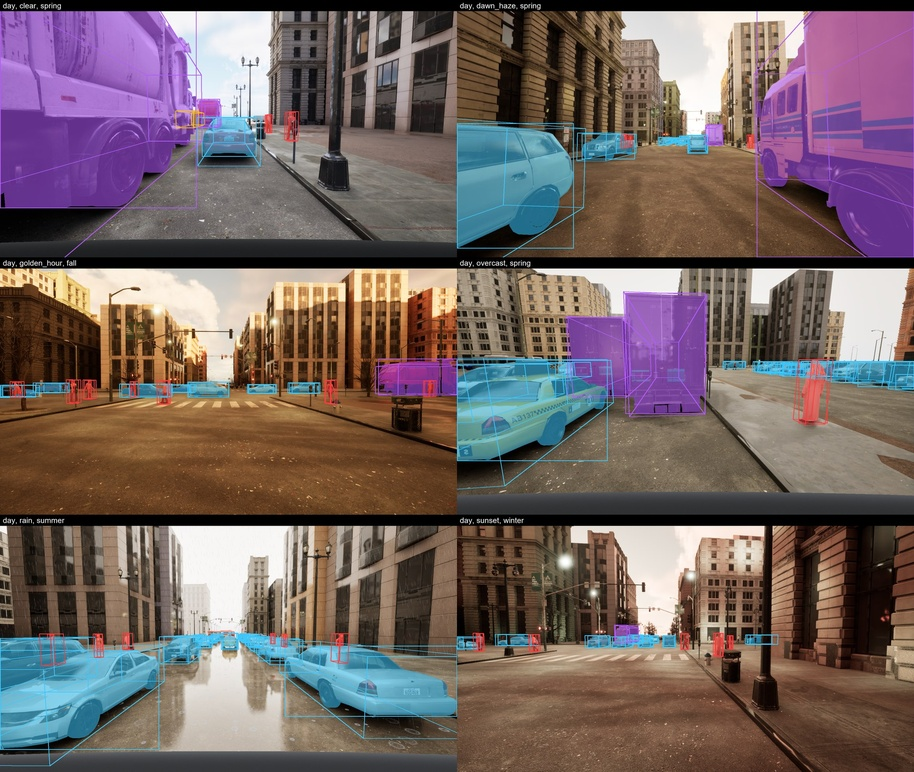
#> input picture docs/images/annotation_grid.jpg, 914 x 772 px, shrunk from 1920 x 1620 before the run
$ python -i apply_image_realism.py   (imports and definitions only)
#> lines starting #> are read from the running program, lines starting #| are printed output that depends on the picture
#> further down, picture is the input picture: PIL image 914x772 RGB; mean R, G, B 115.6, 99.7, 99.3
"""Apply the calibrated realism post-process to a whole live dataset (images only).

Desaturates, mildly blurs and JPEG-recompresses every image, closing the measured
sharpness/saturation/compression gap against BDD100K and Cityscapes (see
``bin/calibrate_image_realism.py`` and ``EXPERIMENT_LOG.md``'s v4a entry for how these
defaults were chosen: the closest simultaneous match to all four measured real-image targets
among the tested grid). Annotations, splits and YOLO labels are untouched -- this only
rewrites pixels, so run ``split_dataset.py``/label export against the *source* dataset's
train.json/val.json and this script's output images, or just copy the label side over.

    PYTHONPATH=. python bin/apply_image_realism.py --dataset live_dataset/train2000_v3 \\
        --out live_dataset/train2000_v4a
"""

import argparse
import json
from pathlib import Path
from typing import Any, Dict

import numpy as np
from PIL import Image
from scipy.ndimage import gaussian_filter

from src.evaluation.split import copy_dataset_side_files

BLUR_SIGMA = 0.4
SATURATION_SCALE = 0.75
JPEG_QUALITY = 75


def _repoint_to_jpg(data: Dict[str, Any]) -> Dict[str, Any]:
    """``data`` with every image's ``file_name`` repointed from ``.png`` to ``.jpg``."""
    for image in data.get("images", []):
        image["file_name"] = str(Path(image["file_name"]).with_suffix(".jpg"))
    return data


def _process(image: Image.Image) -> Image.Image:
    """The calibrated desaturate + blur + JPEG-recompress pass, applied in place of memory."""
    hsv = np.array(image.convert("HSV"), dtype=np.float64)
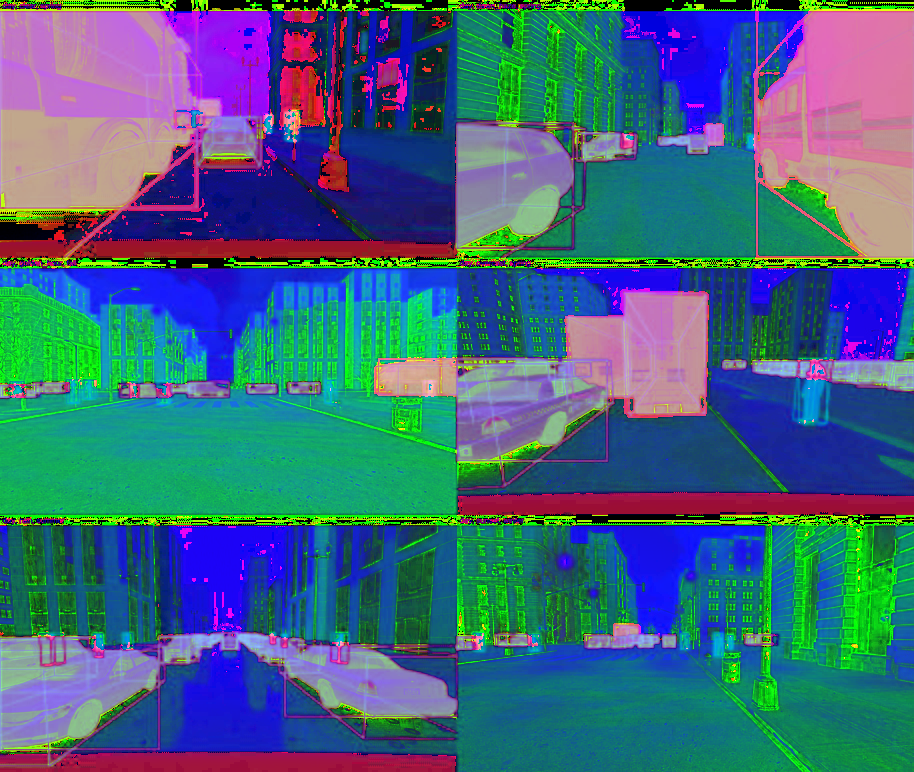
#> hsv: shape (772, 914, 3) float64; mean R, G, B 64.6, 101.4, 127.3
    hsv[..., 1] = np.clip(hsv[..., 1] * SATURATION_SCALE, 0, 255)
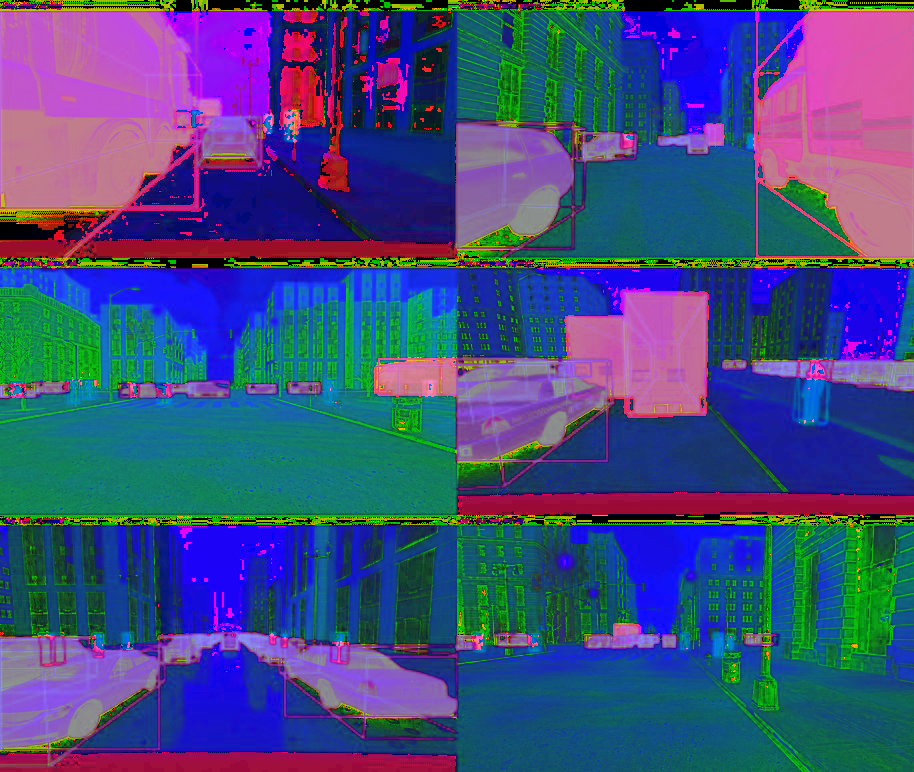
#> hsv: shape (772, 914, 3) float64; mean R, G, B 64.6, 76.1, 127.3
    desaturated = Image.fromarray(hsv.astype(np.uint8), "HSV").convert("RGB")
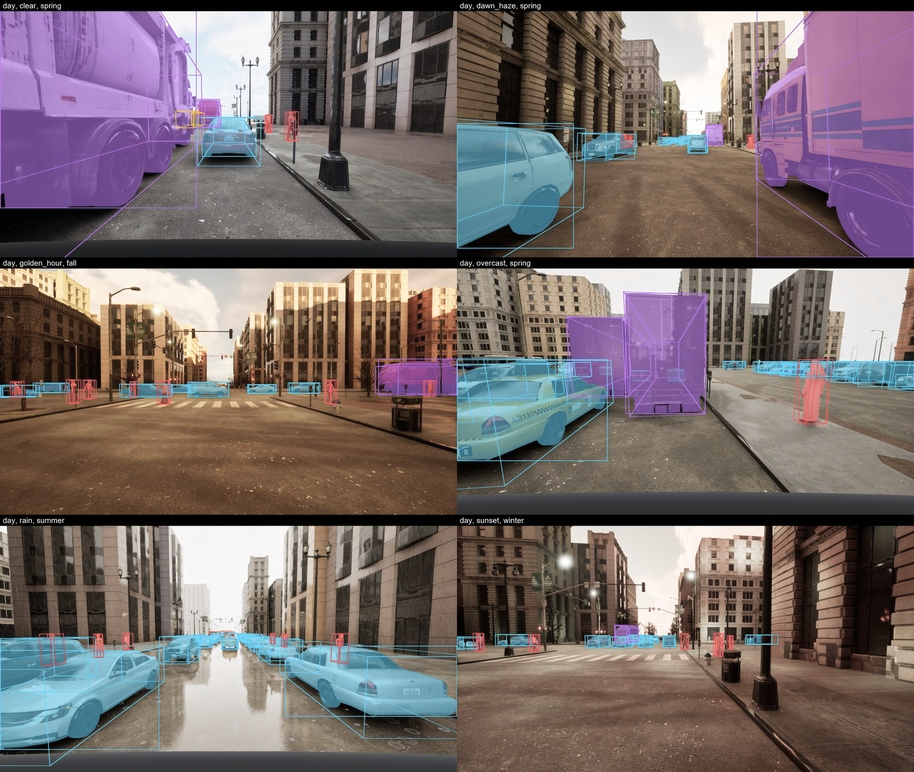
#> desaturated: PIL image 914x772 RGB; mean R, G, B 118.6, 106.6, 106.6
    arr = np.array(desaturated, dtype=np.float64)
    for channel in range(3):
        arr[..., channel] = gaussian_filter(arr[..., channel], sigma=BLUR_SIGMA)
    arr = np.clip(arr, 0, 255).astype(np.uint8)
    return Image.fromarray(arr, "RGB")


def main() -> None:
    """Parse arguments, copy non-image files, process every image."""
    parser = argparse.ArgumentParser(description=__doc__.split("\n", maxsplit=1)[0])
    parser.add_argument("--dataset", type=Path, required=True)
    parser.add_argument("--out", type=Path, required=True)
    args = parser.parse_args()

    args.out.mkdir(parents=True, exist_ok=True)
    for name in ("annotations.json", "train.json", "val.json"):
        source = args.dataset / name
        if not source.exists():
            continue
        data = _repoint_to_jpg(json.loads(source.read_text(encoding="utf-8")))
        (args.out / name).write_text(json.dumps(data), encoding="utf-8")
    copy_dataset_side_files(args.dataset, args.out)

    (args.out / "images").mkdir(parents=True, exist_ok=True)
    sources = sorted((args.dataset / "images").glob("*.png"))
    for index, source in enumerate(sources):
        image = Image.open(source).convert("RGB")
        processed = _process(image)
        destination = (args.out / "images" / source.name).with_suffix(".jpg")
        processed.save(destination, format="JPEG", quality=JPEG_QUALITY)
        if (index + 1) % 200 == 0:
            print(f"{index + 1}/{len(sources)}")
    print(f"done: {len(sources)} images -> {args.out / 'images'}")


# [2 lines not run here, left out]

>>> from PIL import Image
>>> picture = Image.open('../docs/images/annotation_grid.jpg')
>>> result = _process(picture)

$ run again, on docs/images/collage_dataset.jpg
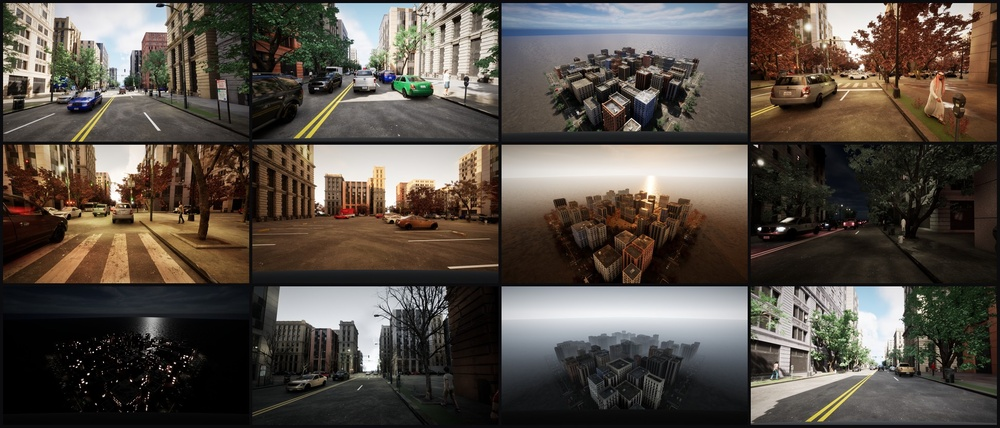
#> input picture docs/images/collage_dataset.jpg, 1000 x 428 px, shrunk from 1950 x 834 before the run
#> picture is the input picture: PIL image 1000x428 RGB; mean R, G, B 86.9, 78.6, 70.5
#> in _process, `hsv[..., 1] = np.clip(hsv[..., 1] * SATURATION_SCALE, 0, 255)`:
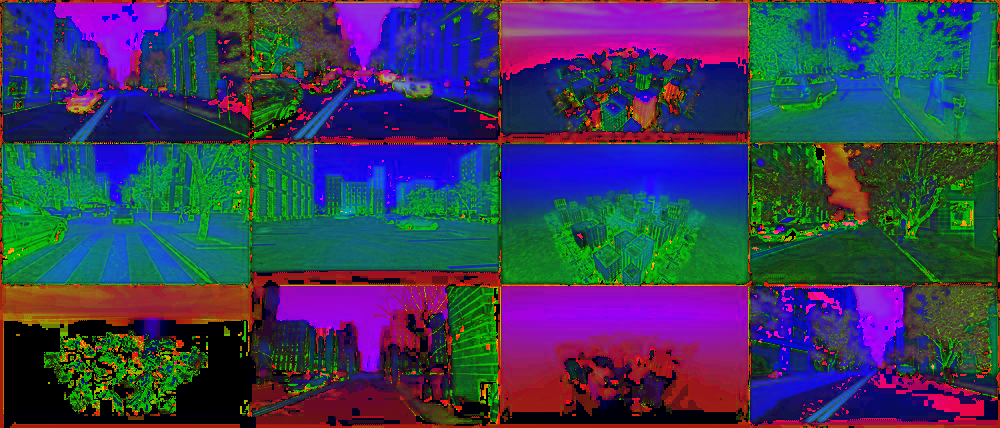
#> hsv: shape (428, 1000, 3) float64; mean R, G, B 57.1, 59.5, 89.9
#> in _process, `desaturated = Image.fromarray(hsv.astype(np.uint8), "HSV").convert("RG..`:
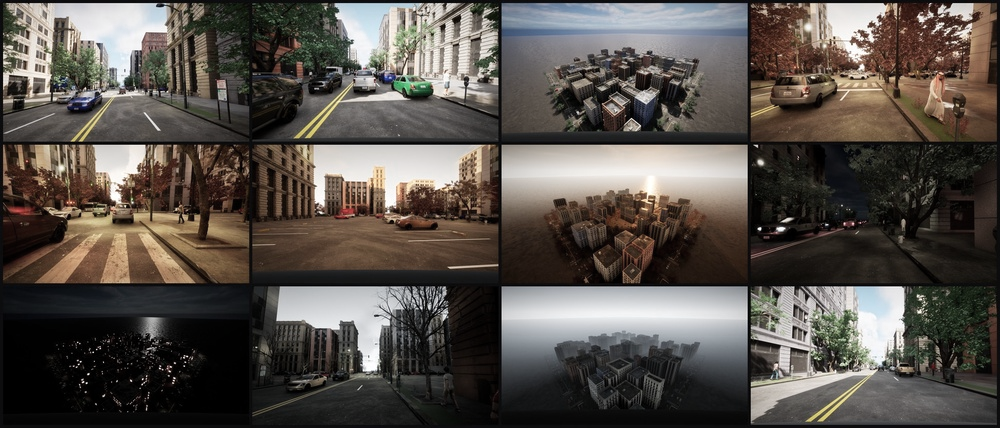
#> desaturated: PIL image 1000x428 RGB; mean R, G, B 87.7, 81.4, 75.5

$ run again, on docs/images/conditions_sheet.jpg
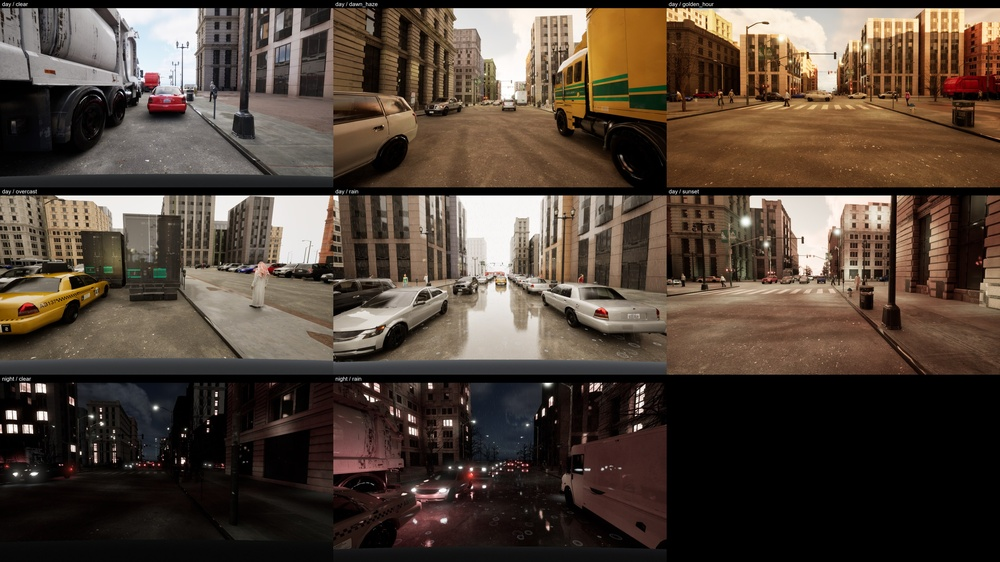
#> input picture docs/images/conditions_sheet.jpg, 1000 x 562 px, shrunk from 2880 x 1620 before the run
#> picture is the input picture: PIL image 1000x562 RGB; mean R, G, B 81, 67.1, 56.2
#> in _process, `hsv[..., 1] = np.clip(hsv[..., 1] * SATURATION_SCALE, 0, 255)`:
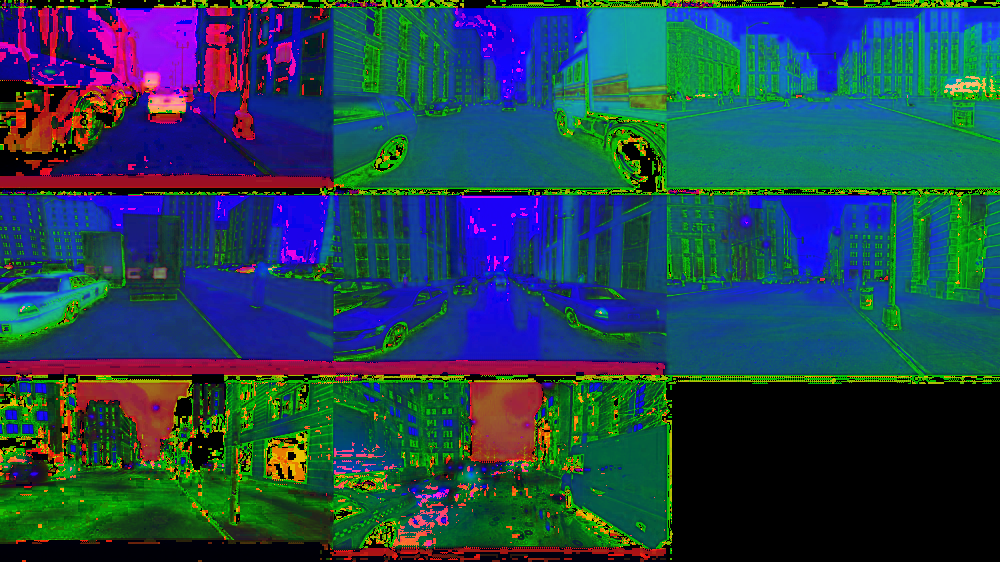
#> hsv: shape (562, 1000, 3) float64; mean R, G, B 33.6, 66.7, 81.6
#> in _process, `desaturated = Image.fromarray(hsv.astype(np.uint8), "HSV").convert("RG..`:
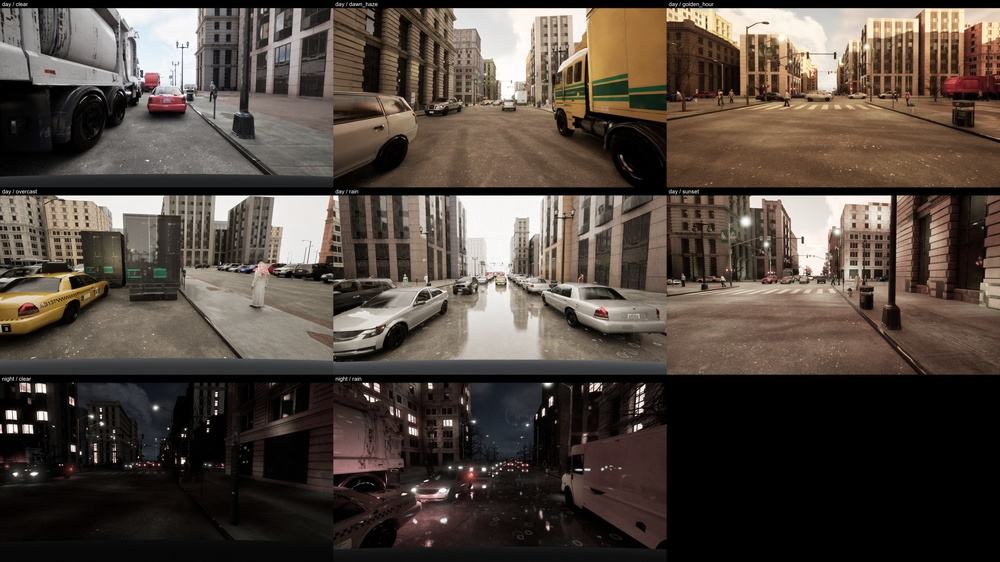
#> desaturated: PIL image 1000x562 RGB; mean R, G, B 81.2, 70.7, 62.8

$ run again, on docs/images/day_to_night.webp
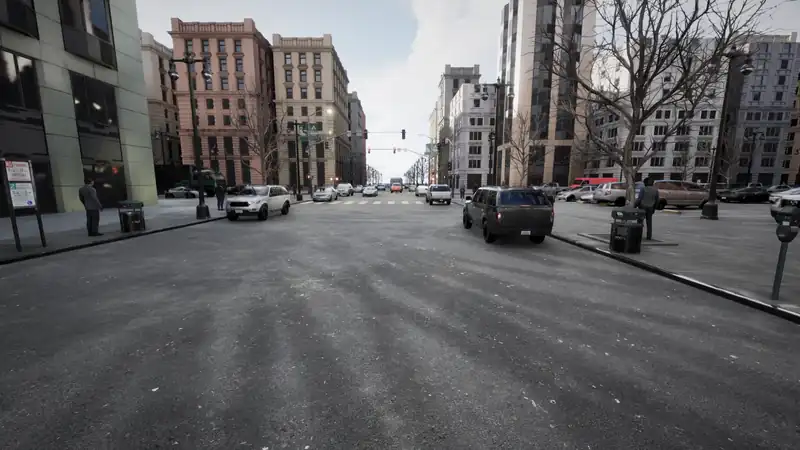
#> input picture docs/images/day_to_night.webp, 800 x 450 px
#> picture is the input picture: PIL image 800x450 RGBA; mean R, G, B, A 97, 96.3, 97.5, 255
#> in _process, `hsv = np.array(image.convert("HSV"), dtype=np.float64)`:
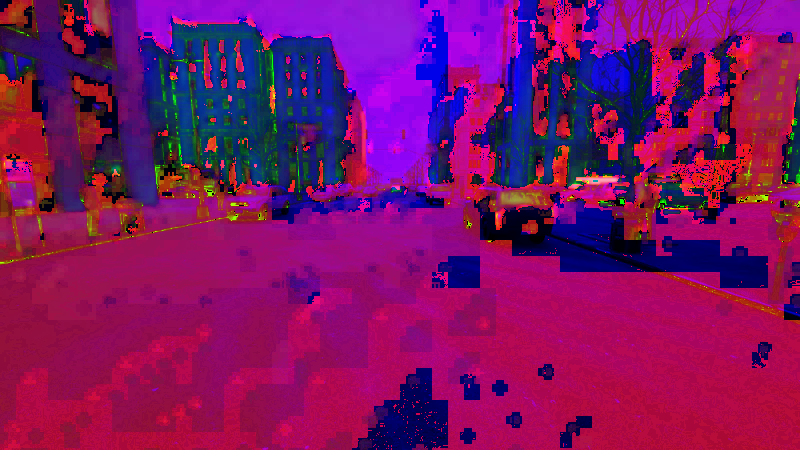
#> hsv: shape (450, 800, 3) float64; mean R, G, B 125.2, 16.8, 99.9
